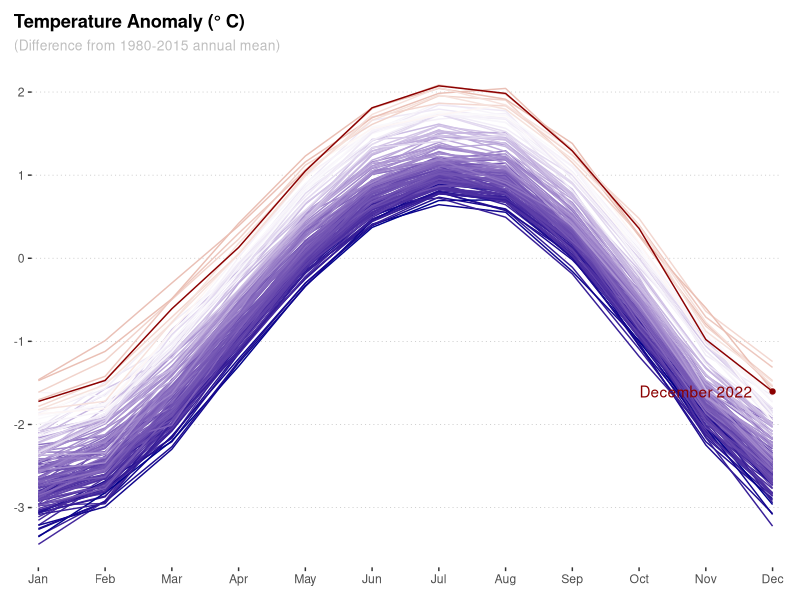
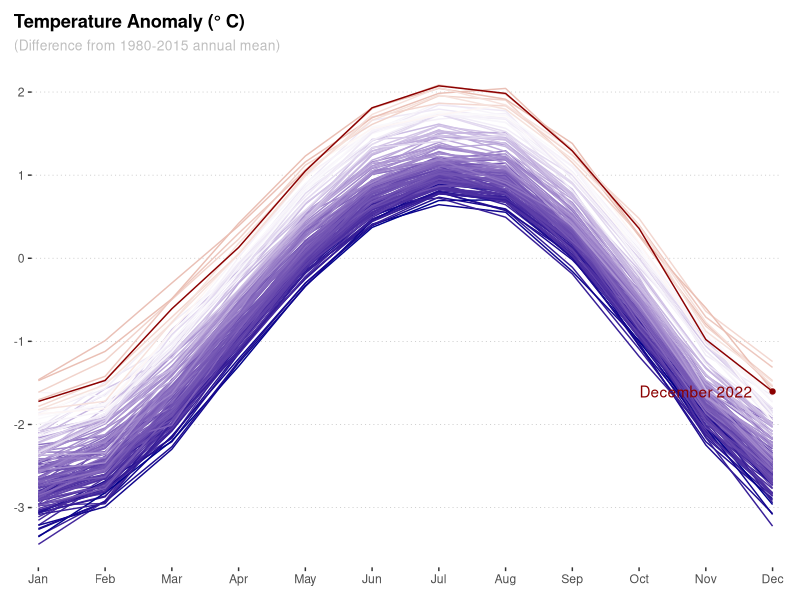

These charts were generated, in order, by the following R code:
library(tidyverse)

month_anom <- 
  read_table(file = "data/merra2_seas_anom.txt", skip = 3) %>% 
  select(month = Month, seas_anom) %>% 
  mutate(month = as.numeric(month),
         month = month.abb[month])

t_data <- read_csv(file = "data/GLB.Ts+dSST.csv", skip = 1, na = "***") %>% 
  select(year = Year, all_of(month.abb)) %>% 
  pivot_longer(-year, names_to = "month", values_to = "t_diff") %>% 
  drop_na() %>%  
  inner_join(., month_anom, by = "month") %>%  #Join 2 dataframes by months
  mutate(month = factor(month, levels = month.abb),
         month_anom = t_diff + seas_anom - 0.7) %>%  #Calculate month anom to generate a line plot
  group_by(year) %>% 
  mutate(ave = mean(month_anom)) %>% #get a temperature to map a color to, an average temperature is calculated
  ungroup() %>% 
  mutate(ave = if_else(year == 2022, max(abs(ave)),ave))
  
annotation <-
  t_data %>% 
  slice_tail(n = 1)
  
  
t_data %>% 
  ggplot(aes(x = month,
             y = month_anom,
             group = year,
             color = ave)) + 
  geom_line() + 
  geom_point(data = annotation, 
             aes(x = month, y = month_anom)) +#Adding in last point data to a plot. We need additional dataframe
  geom_text(data = annotation, 
            aes(x = 11.7, y = month_anom), 
            label = "December 2022",
            hjust = 1)+
  scale_color_gradient2(low = "darkblue",
                        mid = "white",
                        high = "darkred",
                        midpoint = 0,
                        guide = "none") +
  scale_y_continuous(breaks = seq(-3,2,1)) +
  scale_x_discrete(expand = c(0,0.1))+ # Remove space between a line plot and axises
  labs(
    x = NULL,
    y = NULL,
    title = "Temperature Anomaly (\u00B0 C)",
    subtitle = "(Difference from 1980-2015 annual mean)"
  )+
  theme(
    panel.background = element_blank(),
    panel.grid.minor = element_blank(),
    panel.grid.major.x = element_blank(),
    panel.grid.major.y = element_line(color = "gray",
                                      linetype = "dotted",
                                      size = 0.25),
    plot.title.position = "plot",
    plot.title = element_text(face = "bold"),
    plot.subtitle = element_text(color = "gray", 
                                 size = 10),
    plot.margin = margin(t = 10, r = 15, b = 10, l = 10) #Give a margin to a plot
  )

ggsave("figures/monthly_anomaly.png", width = 6, height = 4, units = "in")
